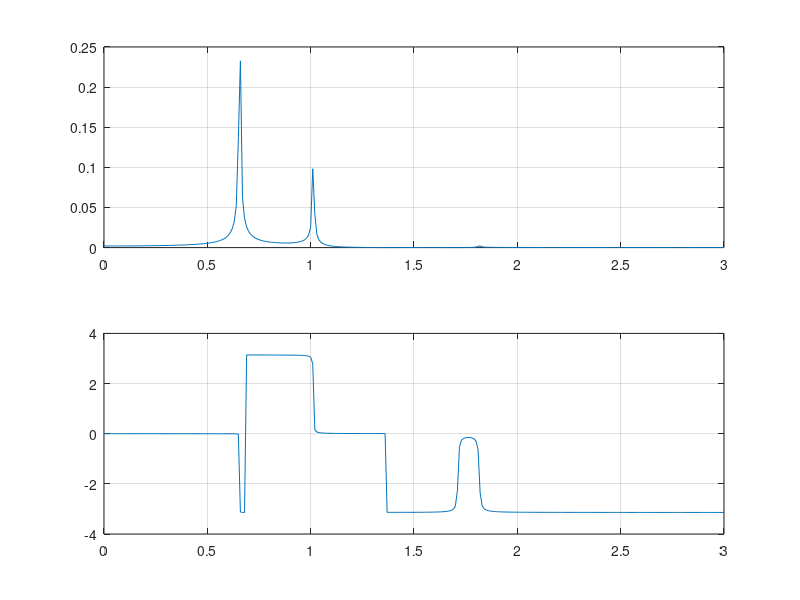
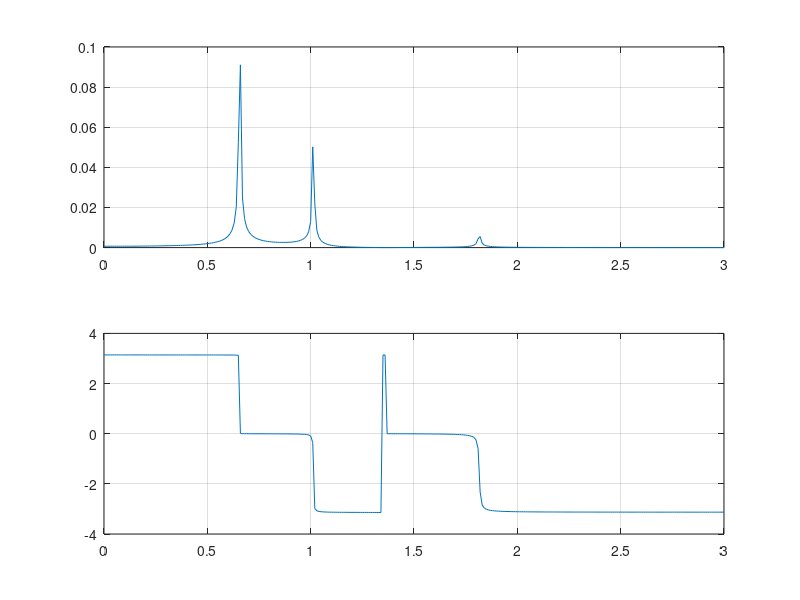
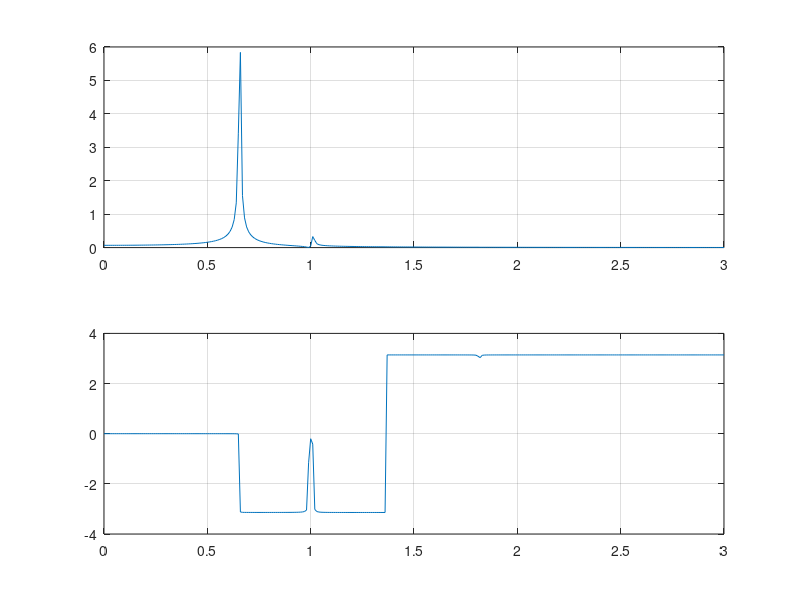
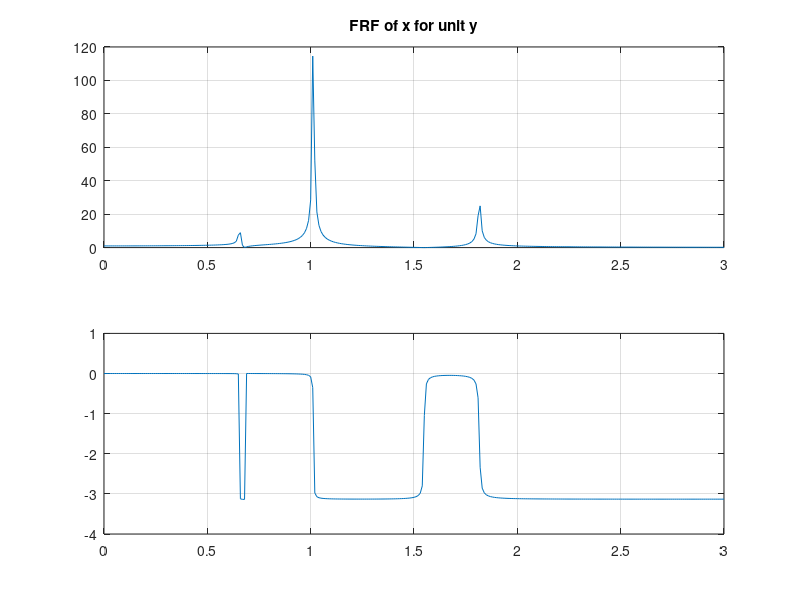

Here is the MATLAB script that generated these plots, in order:
clear all %clear the workspace each time i run this program 
close all %close all figures

% DATA definition (all in SI unit) (carefully about case sensitive aspect
% on variable name definition) 
m1 = 10; m2 = 3;  % ; to hide the print of information when running 
J1 = 0.8; J2 = 0.2;
L1 = 0.5; L2 = 0.2;
k1 = 500; k2 = 500;
c1 = 0.2; c2 = 0.2; 
Dl02 = 0.1275;
theta0 = pi/6;
s0 = sin(theta0); c0 = cos(theta0);
g = 9.81;

%Matrix definition already found by hand (ph and jacobbians)
mph = diag([m1 m1 J1 m2 m2 J2]);
kph = diag([k1 k2]);
cph = diag([c1 c2]);

Lm = [1 -L1*s0 0;  %lambda m matrix
      0  L1*c0 0;
      0   1    0;
      1 -L1*s0 L2; 
      0  L1*c0 0;
      0   0    1];
Lk = [1   0    0;  %Lambda k matrix equal to lambda c!
      0 -2*L1*c0 0];

kelII2 = zeros(3, 3); %3x3 matrix full of zeros, than assign to element 2,2
kelII2(2,2) = k2*Dl02*2*L1*s0;

kg1 = zeros(3, 3);
kg1(2,2) = -m1*g*L1*s0;

kg2 = zeros(3, 3);
kg2(2,2) = -m2*g*L1*s0;
kg2(3,3) = m2*g*L2;

Lf = [1 -L1*s0 2*L2;
      1    0    0];
%now using this matrix we can define
M = Lm'*mph*Lm; %"'" meaning transpose
K = Lk'*kph*Lk + kelII2 + kg1 + kg2;
C = Lk'*cph*Lk;

%until now we just define the essential terms of lagrange equation.
%QUESTION 1: compute w, X?
%COMPUTE w (nat freq) and modal shapes for undamped system

[V, D] = eig(M\K); %M\K = M^-1 * K shortcut
%eig command ecxtract 2 matrixes V contaeining eigen vectors, while D diag
%matrix with eig values, so V = MODAL MATRIX, while from D we extract diag
%terms and takes its square
%on diag terms od D we have w^2 nat frequencies
freq = sqrt(diag(D))/pi/2; % diag command here extract diag element on D
% we get it in rad/s we would take it has Hz dividing by pi/2

%QUESTION 2: find the FRF of the system for the two excitation
% excitation ! related to force acting on BAR2 horizontally 
%find for a range of 0 to 3 Hz with 0.01 Hz space
f = [0:0.01:3]; % create a vector from 0 to 3 equally spaced by 0.01
Ome = 2*pi*f; %to define omega vector
i = sqrt(-1); %def im unit
F0 = Lf'*[1;0]; %using only the first element, super imposition..
% to define FRF we loop over all freq:
for j=1:length(Ome)
    A = (-Ome(j)^2*M + i*Ome(j)*C + K); %complex valued square matrix of coeff auxiliar
    X0 = A^-1*F0; %this found a 3x1 complex vector where  there is [phase and magnitude of x motion, theta, phi motion]
    % we can output from here 3 bode diagrams for each indip cohordinates
    mod1(j) = abs(X0(1));%(magnitude of first elem) extracting x (first cohord) mode from X0
    fas1(j) = angle(X0(1));%phase of first element of X0, for each freq j
    mod2(j) = abs(X0(2));
    fas2(j) = angle(X0(2));
    mod3(j) = abs(X0(3));
    fas3(j) = angle(X0(3));
end

%we can PLOT the bode diagrams:
figure(1) %'1' to define the fig number
%for first cohordinate, so respect x 
subplot(211) %2 rows and one column plot on figure 1 (subplot number 1)
plot(f,mod1);grid %plot contemt of mod1 respect f, vector of same size!
subplot(212) %working on subplot 2
plot(f,fas1);grid

%second bode plot 
figure(2)
subplot(211) 
plot(f,mod2);grid
subplot(212)
plot(f,fas2);grid

%third bode plot 
figure(3)
subplot(211) 
plot(f,mod3);grid
subplot(212)
plot(f,fas3);grid

%---WE CAN DO THE SAME FOR THE OTHER EXCITATION ---
% to define FRF we loop over all freq:
for j=1:length(Ome)
    A = (-Ome(j)^2*M + i*Ome(j)*C + K); %complex valued square matrix of coeff auxiliar
    F0 = Lf'*[0;k1+i*Ome(j)*c1];
    X0 = A^-1*F0; %this found a 3x1 complex vector where  there is [phase and magnitude of x motion, theta, phi motion]
    % we can output from here 3 bode diagrams for each indip cohordinates
    mod1(j) = abs(X0(1));%(magnitude of first elem) extracting x (first cohord) mode from X0
    fas1(j) = angle(X0(1));%phase of first element of X0, for each freq j
    mod2(j) = abs(X0(2));
    fas2(j) = angle(X0(2));
    mod3(j) = abs(X0(3));
    fas3(j) = angle(X0(3));
end

%we can PLOT the bode diagrams:
figure(4); %'1' to define the fig number
%for first cohordinate, so respect x 
subplot(211) %2 rows and one column plot on figure 1 (subplot number 1)
plot(f,mod1);grid %plot contemt of mod1 respect f, vector of same size!
 title("FRF of x for unit y")
subplot(212) %working on subplot 2
plot(f,fas1);grid

%second bode plot 
figure(5); 
subplot(211) 
plot(f,mod2);grid
title("FRF of \theta for unit y")
subplot(212)
plot(f,fas2);grid

%third bode plot 
figure(6);
subplot(211) 
plot(f,mod3);grid
title("FRF of \phi for unit y")
subplot(212)
plot(f,fas3);grid


%---LAB2---
%COLOCATED FRF, write the frf taking as output Xc the horizontal
%displacement of pendulum tip
F0 = Lf'*[1;0]; % effect of unit force applied on the pendulum tip
for j=1:length(Ome)
    A = (-Ome(j)^2*M + i*Ome(j)*C + K); %matrix of mech impedence for each freq
    X0 = A^-1*F0; %solve the linear problem obgtaining X0, than extract the single FRF 
    mod1(j) = abs(X0(1));
    fas1(j) = angle(X0(1));
    mod2(j) = abs(X0(2));
    fas2(j) = angle(X0(2));
    mod3(j) = abs(X0(3));
    fas3(j) = angle(X0(3));
    % once found all the x, theta, phi FRF: we compute Xc
    xc = X0(1) - L1*s0*X0(2) + 2*L2*X0(3); %definition of our new interested variable (complex value)
    %we wanna also extract this as:
    mod4(j) = abs(xc);
    fas4(j) = angle(xc);
end
%BODE PLOT of Xc FRF respect forcing F0 on the pendulum tip 
figure(7);
subplot(211) 
plot(f,mod4);grid
title("FRF of Xc for unit y")
subplot(212)
plot(f,fas4);grid

%EVALUATE THE FORCE OF PARALLEL SPRING AND DUMPER 2
for j=1:length(Ome)
    A = (-Ome(j)^2*M + i*Ome(j)*C + K); %complex valued square matrix of coeff auxiliar
    F0 = Lf'*[0;k1+i*Ome(j)*c1];
    X0 = A^-1*F0; 
    Dl2 = -2*L1*c0*X0(2); %using theta cohordinates value
    Fel2 = (k2 + i*Ome(j)*c2)*Dl2;
    %FIND ALSO THE V2 vertical contraint force acting on the cart 
    Yg1 = L1*c0*X0(2);
    Yg1dd = -(Ome(j)^2)*Yg1; %yg2 double dot derivative
    Yg2 = L1*c0*X0(2);
    Yg2dd = -(Ome(j)^2)*Yg2;
    Vadyn = m1*Yg1dd + m2*Yg2dd - Fel2;
    mod1(j) = abs(X0(1));
    fas1(j) = angle(X0(1));
    mod2(j) = abs(X0(2));
    fas2(j) = angle(X0(2));
    mod3(j) = abs(X0(3));
    fas3(j) = angle(X0(3));
    mod4(j) = abs(Fel2);
    fas4(j) = angle(Fel2);
    mod5(j) = abs(Vadyn);
    fas5(j) = angle(Vadyn);
end
%BODE PLOT of Fel2
figure(8);
subplot(211) 
plot(f,mod4);grid
title("FRF of F_{el} for unit y")
subplot(212)
plot(f,fas4);grid

%BODE PLOT of Vadyn
figure(9);
subplot(211) 
plot(f,mod5);grid
title("FRF of V_{A} for unit y")
subplot(212)
plot(f,fas5);grid
